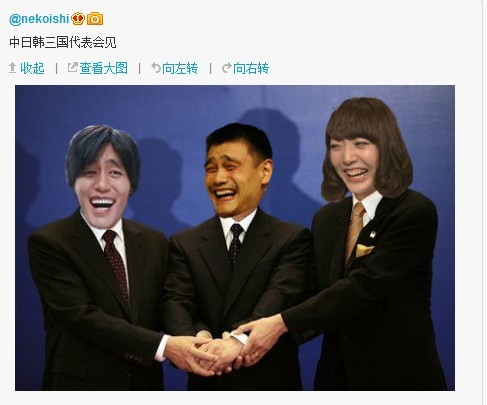
#> input picture opencvDemo/1.jpg, 487 x 405 px
$ python faceRecognitionDemo.py 1.jpg 1.jpg   (Python 2 division)   (older library calls are emulated)
#> lines starting #> are read from the running program, lines starting #| are printed output that depends on the picture; after the words box and inside, x2 and y2 are one past the last pixel; in counts of white or black regions, pixels touching at a corner belong together
#__author__ = 'James'
#-*-coding:utf-8-*-

import cv2
import sys

# Get user supplied values
# imagePath = sys.argv[1]
imagePath = '1.jpg'
# cascPath = sys.argv[2]
cascPath = 'haarcascade_frontalface_default.xml'

# Create the haar cascade
faceCascade = cv2.CascadeClassifier(cascPath)

# Read the image
image = cv2.imread(imagePath)
#> image is the input picture: shape (405, 487, 3); mean B, G, R 118.6, 111.4, 112.7
gray = cv2.cvtColor(image, cv2.COLOR_BGR2GRAY)
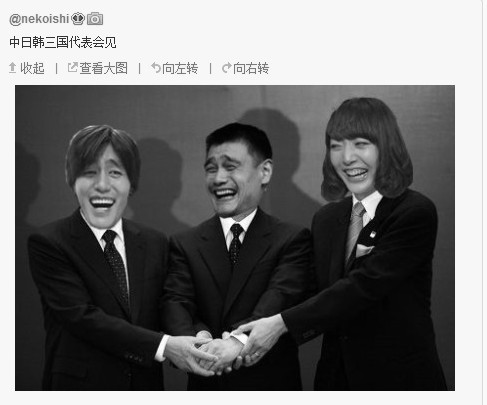
#> gray: shape (405, 487); min 0, max 255, mean 112.6

# Detect faces in the image
faces = faceCascade.detectMultiScale(
    gray,
    scaleFactor=1.1,
    minNeighbors=5,
    minSize=(30, 30),
    # flags = cv2.cv.CV_HAAR_SCALE_IMAGE
)
#> faces = [[320, 123, 61, 61], [188, 139, 72, 72], [66, 147, 72, 72]]

print "Found {0} faces!".format(len(faces))
#| Found 3 faces!

# Draw a rectangle around the faces
for (x, y, w, h) in faces:
    cv2.rectangle(image, (x, y), (x+w, y+h), (0, 0, 255), 2)
#> this loop made 3 passes
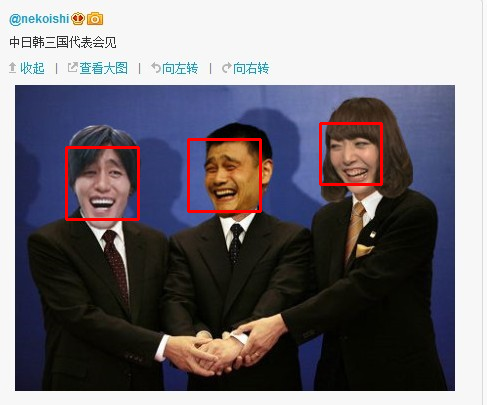
#> image: shape (405, 487, 3); 1.24% of pixels changed, all inside (x1, y1, x2, y2) = (65, 122, 383, 221)

cv2.imshow(str(len(faces))+" Faces found", image)
cv2.waitKey(0)

$ run again, with opencvDemo/2.jpg copied over opencvDemo/1.jpg
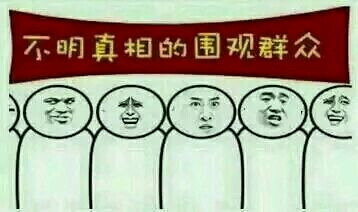
#> input picture opencvDemo/2.jpg, 358 x 212 px
#> image is the input picture: shape (212, 358, 3); mean B, G, R 146.2, 166.3, 169.4
#> `gray = cv2.cvtColor(image, cv2.COLOR_BGR2GRAY)`:
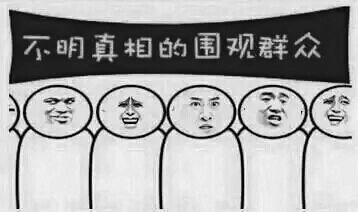
#> gray: shape (212, 358); min 1, max 252, mean 164.9
#> faces = [[109, 88, 43, 43], [35, 81, 50, 50], [178, 83, 55, 55], [246, 74, 59, 59]]
#| Found 4 faces!
#> the loop `for (x, y, w, h) in faces:` made 4 passes
#> after the loop `for (x, y, w, h) in faces:`:
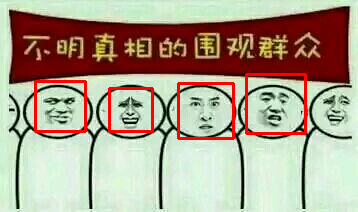
#> image: shape (212, 358, 3); 3.25% of pixels changed, all inside (x1, y1, x2, y2) = (34, 73, 307, 140)

$ run again, with opencvDemo/abba.png saved as opencvDemo/1.jpg
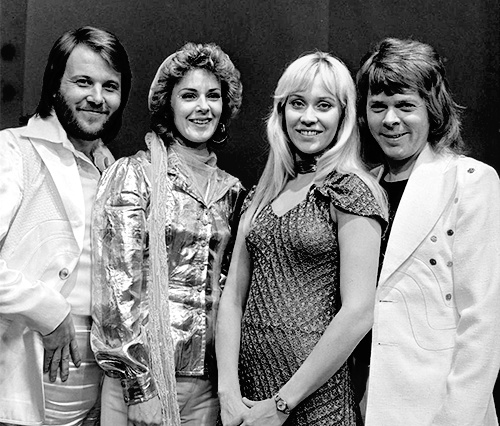
#> input picture opencvDemo/abba.png, 500 x 426 px
#> image is the input picture: shape (426, 500, 3); min 0, max 255, mean 130.8
#> faces = [[167, 70, 67, 67], [57, 55, 75, 75], [266, 69, 89, 89], [355, 79, 74, 74]]
#| Found 4 faces!
#> the loop `for (x, y, w, h) in faces:` made 4 passes
#> after the loop `for (x, y, w, h) in faces:`:
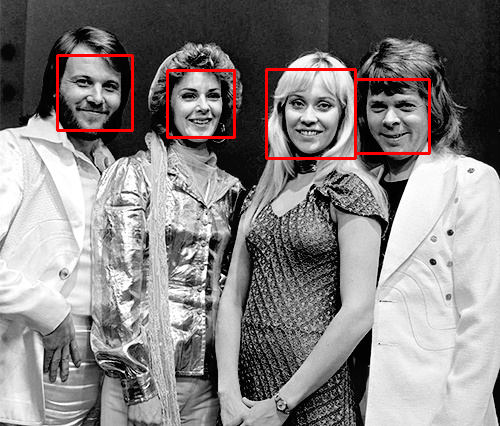
#> image: shape (426, 500, 3); 1.6% of pixels changed, all inside (x1, y1, x2, y2) = (56, 54, 431, 160)
